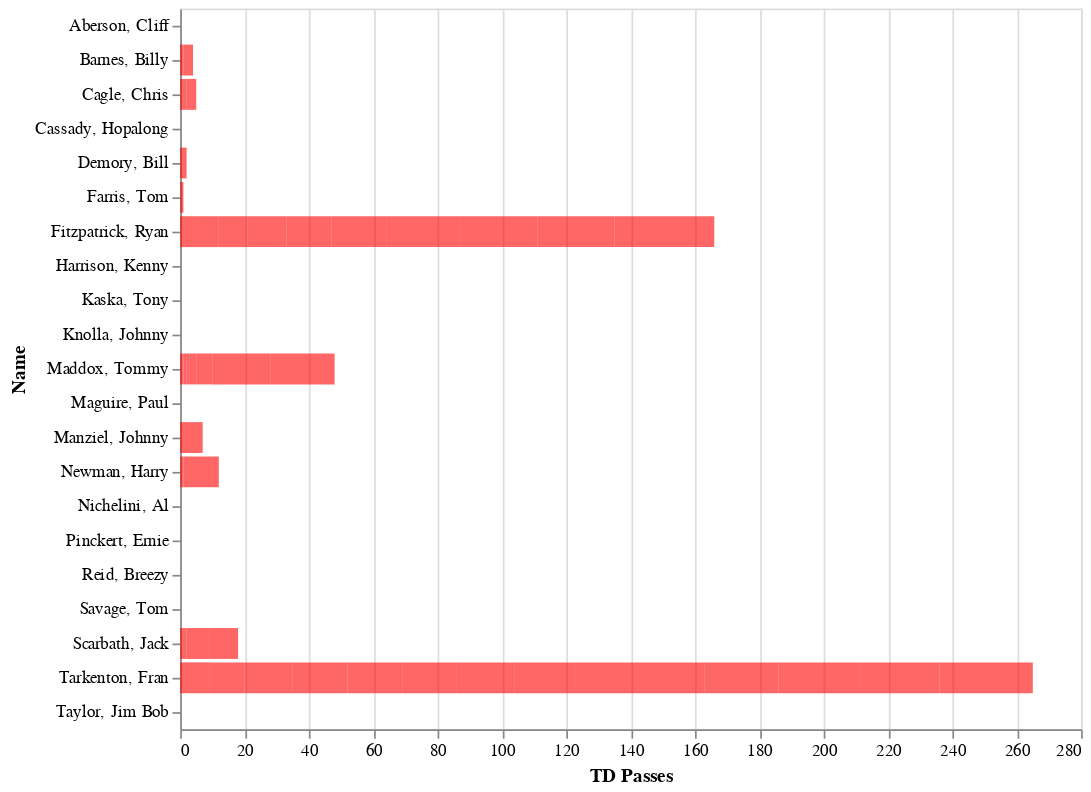

Notebook code for this chart:
### Code cell
# Visualization 3
alt.Chart(z).mark_bar().encode(
    x = "TD Passes",
    y = "Name",
    tooltip = ["Name", "Team", "TD Passes", "Sacks"]
).configure_mark(opacity = 0.6,color = 'red').properties(width=525)
